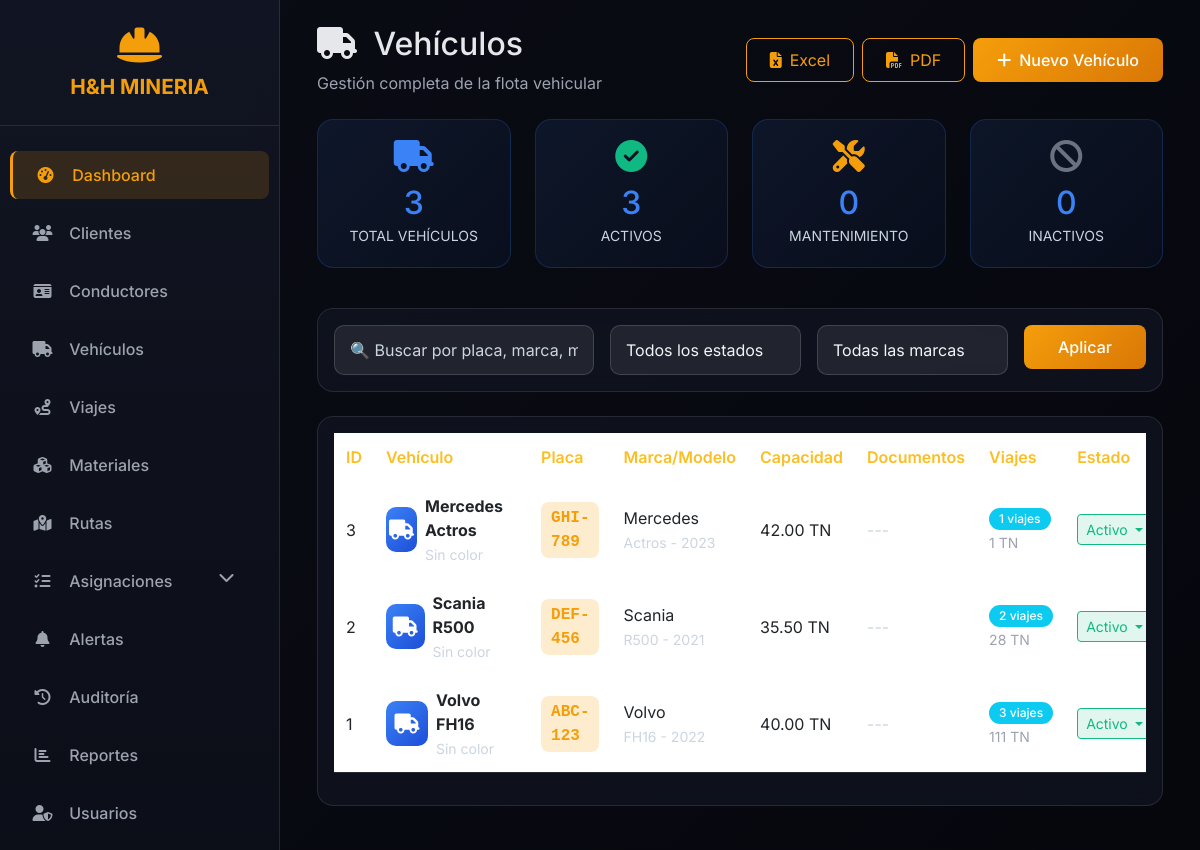
/modules/vehiculos/index.php (signed in), run on the app's committed database.
### tables this page shows
CREATE TABLE `vehiculos` (
  `id` int(11) NOT NULL,
  `placa` varchar(10) NOT NULL,
  `marca` varchar(50) NOT NULL,
  `modelo` varchar(50) NOT NULL,
  `año` int(11) DEFAULT NULL,
  `capacidad` decimal(10,2) DEFAULT NULL,
  `estado` enum('activo','mantenimiento','inactivo') DEFAULT 'activo',
  `created_at` timestamp NOT NULL DEFAULT current_timestamp(),
  `updated_at` timestamp NOT NULL DEFAULT current_timestamp() ON UPDATE current_timestamp(),
  `numero_motor` varchar(50) DEFAULT NULL,
  `numero_chasis` varchar(50) DEFAULT NULL,
  `color` varchar(30) DEFAULT NULL,
  `soat_vencimiento` date DEFAULT NULL,
  `revision_tecnica` date DEFAULT NULL,
  `seguro_vencimiento` date DEFAULT NULL,
  `ultimo_mantenimiento` date DEFAULT NULL,
  `proximo_mantenimiento` date DEFAULT NULL,
  `kilometraje` int(11) DEFAULT 0,
  `fotos` text DEFAULT NULL,
  `observaciones` text DEFAULT NULL
);

### modules/vehiculos/index.php (the view, shortened to what this page needs)
<?php
$conn = getConnection();
$search = $_GET['search'] ?? '';
$query = "SELECT v.*,
          (SELECT COUNT(*) FROM viajes WHERE vehiculo_id = v.id) as viajes_count,
          (SELECT SUM(peso) FROM viajes WHERE vehiculo_id = v.id) as toneladas_total
          FROM vehiculos v WHERE 1=1";
$params = [];
$query .= " ORDER BY v.id DESC";
$stmt = $conn->prepare($query);
$stmt->execute($params);
$vehiculos = $stmt->fetchAll(PDO::FETCH_ASSOC);
$total = count($vehiculos);
$activos = count(array_filter($vehiculos, fn($v) => $v['estado'] == 'activo'));
$mantenimiento = count(array_filter($vehiculos, fn($v) => $v['estado'] == 'mantenimiento'));
$inactivos = count(array_filter($vehiculos, fn($v) => $v['estado'] == 'inactivo'));
?>
<?php include '../../includes/header.php'; ?>
<div class="container-fluid">
    <div class="d-flex justify-content-between align-items-center mb-4 flex-wrap gap-3">
        <div>
            <h2><i class="fas fa-truck me-2"></i> Vehículos</h2>
            <p class="text-muted mb-0">Gestión completa de la flota vehicular</p>
        </div>
        <div class="d-flex gap-2">
            <button class="btn btn-gradient-outline" id="btnExportExcel">
                <i class="fas fa-file-excel me-2"></i>Excel
            </button>
            <button class="btn btn-gradient-outline" id="btnExportPDF">
                <i class="fas fa-file-pdf me-2"></i>PDF
            </button>
            <button class="btn btn-gradient" data-bs-toggle="modal" data-bs-target="#modalVehiculo" onclick="limpiarFormulario()">
                <i class="fas fa-plus me-2"></i>Nuevo Vehículo
            </button>
        </div>
    </div>
    <div class="row mb-4">
        <div class="col-md-3 mb-3">
            <div class="stat-card-vehiculo">
                <i class="fas fa-truck fa-2x" style="color: #3b82f6;"></i>
                <h3><?php echo $total; ?></h3>
                <small>TOTAL VEHÍCULOS</small>
            </div>
        </div>
        <div class="col-md-3 mb-3">
            <div class="stat-card-vehiculo">
                <i class="fas fa-check-circle fa-2x" style="color: #10b981;"></i>
                <h3><?php echo $activos; ?></h3>
                <small>ACTIVOS</small>
            </div>
        </div>
        <div class="col-md-3 mb-3">
            <div class="stat-card-vehiculo">
                <i class="fas fa-tools fa-2x" style="color: #f59e0b;"></i>
                <h3><?php echo $mantenimiento; ?></h3>
                <small>MANTENIMIENTO</small>
            </div>
        </div>
        <div class="col-md-3 mb-3">
            <div class="stat-card-vehiculo">
                <i class="fas fa-ban fa-2x" style="color: #6b7280;"></i>
                <h3><?php echo $inactivos; ?></h3>
                <small>INACTIVOS</small>
            </div>
        </div>
    </div>
    <div class="card-glass p-3 mb-4">
        <div class="row g-3">
            <div class="col-md-4">
                <input type="text" id="searchInput" class="form-control" placeholder="🔍 Buscar por placa, marca, modelo..." value="<?php echo htmlspecialchars($search); ?>">
            </div>
            <div class="col-md-3">
                <select id="estadoFilter" class="form-select">
                    <option value="">Todos los estados</option>
                </select>
            </div>
            <div class="col-md-3">
                <select id="marcaFilter" class="form-select">
                    <option value="">Todas las marcas</option>
                </select>
            </div>
            <div class="col-md-2">
                <button id="applyFiltersBtn" class="btn btn-gradient w-100">Aplicar</button>
            </div>
        </div>
    </div>
    <div class="card-glass p-3">
        <div class="table-responsive">
            <table class="table table-glass" id="tablaVehiculos">
                <thead>
                    <tr>
                        <th style="width: 50px">ID</th>
                        <th>Vehículo</th>
                        <th>Placa</th>
                        <th>Marca/Modelo</th>
                        <th>Capacidad</th>
                        <th>Documentos</th>
                        <th>Viajes</th>
                        <th>Estado</th>
                    </tr>
                </thead>
                <tbody>
                    <?php if (empty($vehiculos)): ?>
                        <tr><td colspan="9" class="text-center text-muted py-4">No hay vehículos registrados</td></tr>
                    <?php else: ?>
                        <?php foreach ($vehiculos as $v): ?>
                        <tr>
                            <td><?php echo $v['id']; ?></td>
                            <td>
                                <div class="d-flex align-items-center gap-2">
                                    <div class="vehiculo-avatar"><i class="fas fa-truck"></i></div>
                                    <div>
                                        <strong><?php echo $v['marca'] . ' ' . $v['modelo']; ?></strong>
                                        <br><small class="text-muted"><?php echo $v['color'] ?: 'Sin color'; ?></small>
                                    </div>
                                </div>
                            </td>
                            <td><span class="vehiculo-placa"><?php echo $v['placa']; ?></span></td>
                            <td>
                                <?php echo $v['marca']; ?><br>
                                <small class="text-muted"><?php echo $v['modelo'] . ' - ' . ($v['año'] ?? 'N/A'); ?></small>
                            </td>
                            <td><?php echo number_format($v['capacidad'], 2); ?> TN</td>
                            <td>
                                <?php
                                $docs = [];
                                echo implode(' ', $docs) ?: '<span class="text-muted">---</span>';
                                ?>
                             </td>
                            <td>
                                <span class="badge bg-info"><?php echo $v['viajes_count'] ?? 0; ?> viajes</span>
                                <br><small><?php echo number_format($v['toneladas_total'] ?? 0, 0); ?> TN</small>
                             </td>
                            <td>
                                <div class="dropdown">
                                    <button class="btn btn-sm estado-<?php echo $v['estado']; ?> dropdown-toggle" data-bs-toggle="dropdown">
                                        <?php echo ucfirst($v['estado']); ?>
                                    </button>
                                </div>
                             </td>
                         </tr>
                        <?php endforeach; ?>
                    <?php endif; ?>
                </tbody>
            </table>
        </div>
    </div>
</div>
<?php include '../../includes/footer.php'; ?>

### assets/css/style.css (style rules this page uses)
:root { --primary-orange: #f59e0b; --primary-orange-dark: #d97706; --primary-orange-light: #fbbf24; --bg-dark: #0a0c15; --bg-darker: #06070d; --card-bg: rgba(18, 22, 35, 0.7); --card-bg-solid: #121623; --border-color: rgba(255, 255, 255, 0.1); --text-light: #e5e7eb; --text-gray: #9ca3af; --text-muted: #6b7280; --success: #10b981; --danger: #ef4444; --warning: #f59e0b; --info: #3b82f6; }
* { margin: 0; padding: 0; box-sizing: border-box; }
body { font-family: 'Inter', sans-serif; background: linear-gradient(135deg, var(--bg-dark) 0%, var(--bg-darker) 100%); color: var(--text-light); overflow-x: hidden; min-height: 100vh; }
.card-glass { background: var(--card-bg); backdrop-filter: blur(10px); border: 1px solid var(--border-color); border-radius: 16px; transition: all 0.3s ease; margin-bottom: 20px; }
.btn-gradient { background: linear-gradient(135deg, var(--primary-orange), var(--primary-orange-dark)); color: white; border: none; border-radius: 8px; padding: 10px 24px; transition: all 0.3s ease; font-weight: 500; }
.btn-gradient-outline { background: transparent; border: 1px solid var(--primary-orange); color: var(--primary-orange); border-radius: 8px; padding: 9px 23px; transition: all 0.3s ease; }
.table-glass { background: transparent; color: var(--text-light); }
.table-glass thead { background: rgba(255, 255, 255, 0.05); }
.table-glass thead th { border-bottom: 1px solid var(--border-color); color: var(--primary-orange-light); font-weight: 600; padding: 12px; }
.table-glass tbody tr { transition: all 0.2s ease; }
.table-glass td { border-color: var(--border-color); vertical-align: middle; padding: 12px; }
.form-control, .form-select { background: rgba(255, 255, 255, 0.05); border: 1px solid var(--border-color); color: var(--text-light); border-radius: 8px; padding: 10px 15px; }
.badge { padding: 5px 10px; border-radius: 20px; font-weight: 500; }
.card-glass, .stat-card { animation: fadeIn 0.5s ease-out; }
small, .small-text { color: #cbd5e1 !important; }
.text-muted { color: #9ca3af !important; }
.card-glass small, .card-glass .text-muted { color: #cbd5e1 !important; }
.table-glass td small { color: #9ca3af !important; }
.form-control, .form-select { background: rgba(255, 255, 255, 0.08); border: 1px solid rgba(255, 255, 255, 0.15); color: #f3f4f6 !important; border-radius: 10px; padding: 12px 15px; }
.form-control::placeholder { color: #9ca3af !important; opacity: 1; }
.form-select option { background: #1f2937; color: #f3f4f6; }
.form-control::placeholder { color: #cbd5e1 !important; opacity: 1 !important; font-weight: 400; }
.form-control::placeholder, textarea.form-control::placeholder { color: #cbd5e1 !important; opacity: 1 !important; }

### modules/vehiculos/index.php (style rules this page uses)
.stat-card-vehiculo { background: linear-gradient(135deg, rgba(59, 130, 246, 0.1), rgba(37, 99, 235, 0.05)); border: 1px solid rgba(59, 130, 246, 0.2); border-radius: 16px; padding: 20px; text-align: center; transition: all 0.3s; }
.stat-card-vehiculo h3 { font-size: 2rem; margin: 10px 0 0; color: #3b82f6; }
.vehiculo-placa { font-family: monospace; font-size: 16px; font-weight: bold; background: rgba(245, 158, 11, 0.2); display: inline-block; padding: 4px 10px; border-radius: 8px; color: #f59e0b; }
.estado-activo { background: #10b98120; color: #10b981; border: 1px solid #10b981; }
.vehiculo-avatar { width: 45px; height: 45px; border-radius: 10px; background: linear-gradient(135deg, #3b82f6, #1d4ed8); display: flex; align-items: center; justify-content: center; font-size: 20px; color: white; }

### data on the page
vehiculos: id "3", marca "Mercedes", modelo "Actros", color "Sin color", placa "GHI-789", año "2023", capacidad "42.00", docs "---", viajes_count "1", toneladas_total "1", estado "Activo"
vehiculos: id "2", marca "Scania", modelo "R500", color "Sin color", placa "DEF-456", año "2021", capacidad "35.50", docs "---", viajes_count "2", toneladas_total "28", estado "Activo"
vehiculos: id "1", marca "Volvo", modelo "FH16", color "Sin color", placa "ABC-123", año "2022", capacidad "40.00", docs "---", viajes_count "3", toneladas_total "111", estado "Activo"

### other printed values
$total "3"
$activos "3"
$mantenimiento "0"
$inactivos "0"
